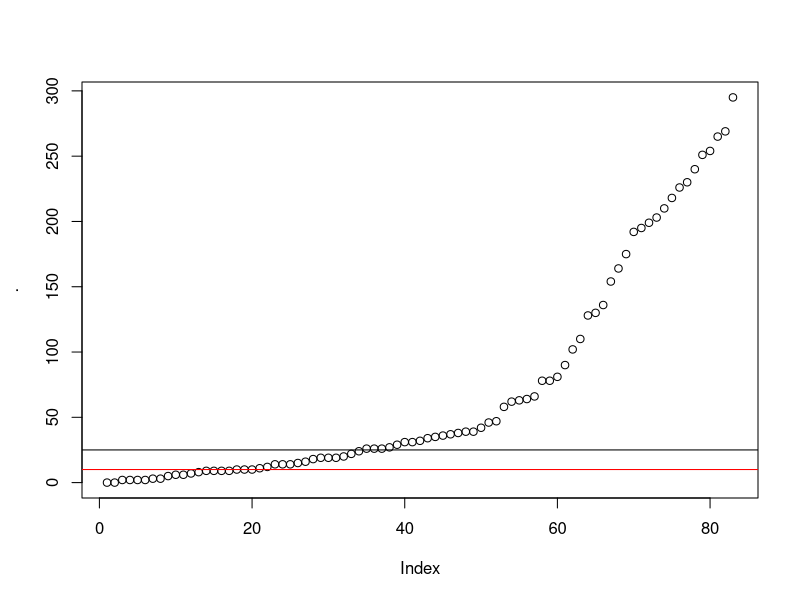
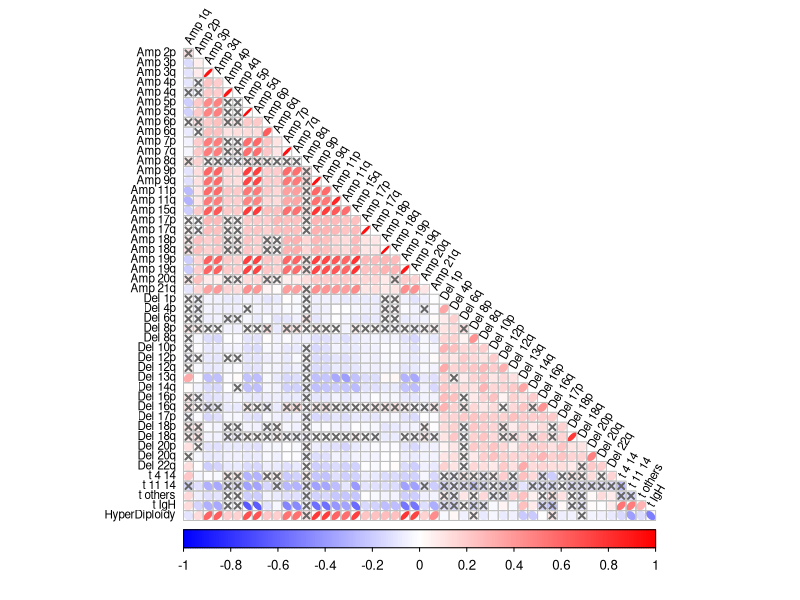
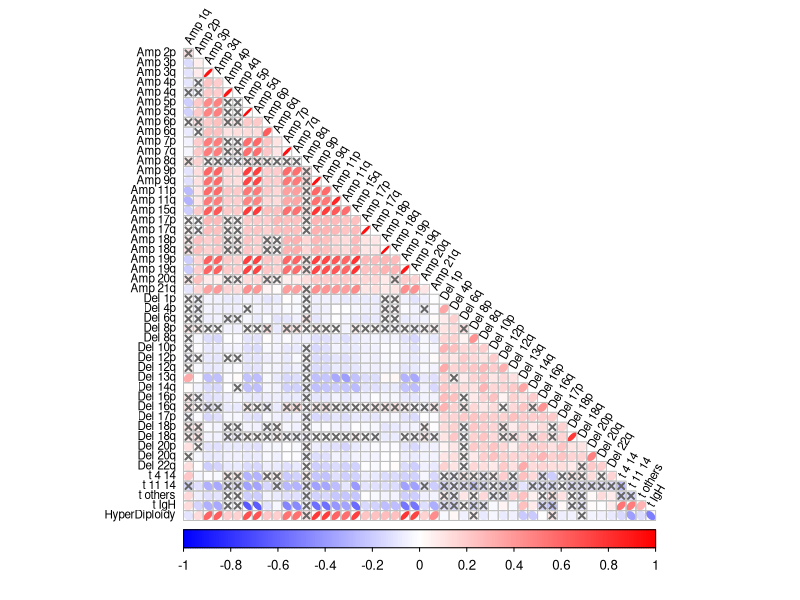

The R script that drew these images, in order:
#####################  Correlation matrix SCRIPT ###########################

library(data.table)
library(tidyverse)
library(corrplot)


db<-fread("results/complete_database_BO_1q_13.txt")

db_var <- db %>% select(SNP_FILE_NAME, HyperDiploidy, t_4_14, t_11_14, t_14_16, t_14_20, t_6_14)


#____ Build CALLS for traslocations ______
db_var$t_others <- db_var$t_14_16 + db_var$t_14_20 + db_var$t_6_14

db_var$t_IgH <- ifelse(db_var$t_11_14 == 1 | db_var$t_4_14 == 1 | db_var$t_others == 1, 1,0 )


#____ Build CALLS for amp and dels _______

import<-fread("workfiles/BROAD_CALLS/Broad_clonality_calls_BO.txt")

# modify all values in import, assign 1 if > 1 and 0 if < 0.5, if between 0.5 and 1 dont modify
amps <- apply(import %>% select(-sample), c(1,2), function(x) ifelse(x > 1, 1, ifelse(x < 0, 0, x))) %>% as.data.frame()
dels <- apply(import %>% select(-sample), c(1,2), function(x) ifelse(x < -1, 1, ifelse(x > 0, 0, abs(x)))) %>% as.data.frame()

names(amps) <- paste0("Amp_", names(amps))
names(dels) <- paste0("Del_", names(dels))

calls <- cbind(amps, dels)

calls$sample <- import$sample


#_____ add HD and t-IgH to calls ______
db_var <- db_var %>% mutate(sample = SNP_FILE_NAME %>% str_replace_all("\\(|\\)","\\.") %>% str_replace("^([0-9])","X\\1"))
(db_var$sample %in% import$sample) %>% table


allcalls <- left_join(db_var, calls, by = c("sample" = "sample")) %>% select(-SNP_FILE_NAME)





#____ KEEP ONLY UNIQUE/RELVANT CALLS____ 
# unique calls
data <- allcalls %>% select(-c(
    sample,
    t_14_16,
    t_6_14,
    t_14_20
))

names(data)

# relevant calls
data %>% summarise_all(.funs=function(x) sum(x>0.1, na.rm =T)) %>% as.numeric %>% sort %>% plot + abline(h = 25) + abline(h = 10, col="red")
data %>% summarise_all(.funs=function(x) sum(x>0.1, na.rm =T)) %>% `>`(25) %>% as.vector -> rel

25/512
rel %>% table

names(data)[rel]

data <- as.data.frame(data)
data2 <- data[rel]

names(data2)

data2 %>% summarise_all(.funs=function(x) sum(x>0.1, na.rm =T)) %>% `>`(25) %>% as.vector %>% table


#_______ RESHAPE COLUMNS _________
asd <- data2

# reorder columns names
asd <- asd %>% select(Amp_chr_1q:Del_chr_22q,t_4_14,t_11_14,t_others,t_IgH,HyperDiploidy)

# rename columns
names(asd) <- names(asd) %>% str_replace_all("_"," ") 
names(asd) <- names(asd) %>% str_replace_all("chr ","") 

names(asd)




###################################### CORRELATION MATRIX ############################################

dataM <- as.matrix(asd)

rownames(dataM) <- allcalls$sample
rownames(dataM)

sumsEvents <- apply(dataM, 2, function(x) sum(x>0.1, na.rm = TRUE))

table(sumsEvents > 25)
0.05*513
25/513

idxEvents <- which(sumsEvents >= 25)

dataMF <- dataM[,idxEvents]

apply(dataMF, 2, function(x) sum(x>0.1, na.rm = TRUE))



M <- cor(dataMF, use = "pairwise.complete.obs")

pvalueMat <- cor.mtest(M, conf.level = 0.95)
pvalueMat$p

colbwr <- colorRampPalette(c("blue", "white", "red"))
colbwr2 <- colorRampPalette(c("#67001F", "#B2182B", "#D6604D", "#F4A582",
                              "#FDDBC7", "#FFFFFF", "#D1E5F0", "#92C5DE",
                              "#4393C3", "#2166AC", "#053061") %>% rev) 



#============== create correlation matrix plot ===============

dir.create("plots/correlation_plots/")

pdf("plots/correlation_plots/cor_matrix_clonality_BO.pdf", 
    width = 10, height = 11)

corrplot(M, type="lower", 
         method="ellipse", 
         tl.col="black", 
         col = colbwr(200),
         p.mat = pvalueMat$p, 
         sig.level = 0.05,
         insig = "pch", 
         pch.cex	=0.8, 
         pch.col ="grey40",
         diag = FALSE,
         tl.srt= 60,
         tl.cex=0.7,
         tl.pos="ld"
         # addgrid.col="white"
) 

dev.off()



svg("plots/correlation_plots/cor_matrix_clonality_BO.svg", 
    width = 10, height = 11)

corrplot(M, type="lower",
         method="ellipse", 
         tl.col="black", 
         col = colbwr(200),
         p.mat = pvalueMat$p, 
         sig.level = 0.05,
         insig = "pch", 
         pch.cex	=0.8, 
         pch.col ="grey40",
         diag = FALSE,
         tl.srt= 60,
         tl.cex=0.7,
         tl.pos="ld"
         # addgrid.col="white"
) 

dev.off()


 
